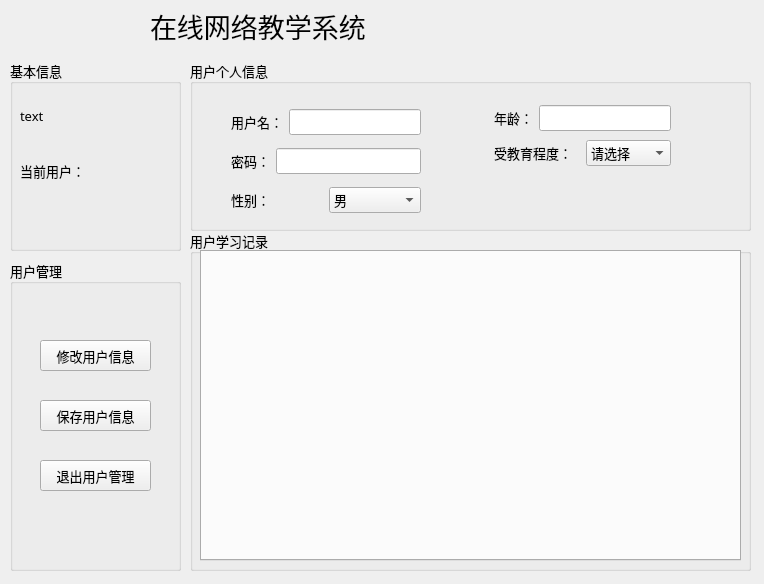
<?xml version="1.0" encoding="UTF-8"?>
<ui version="4.0">
 <class>administrate</class>
 <widget class="QWidget" name="administrate">
  <property name="geometry">
   <rect>
    <x>0</x>
    <y>0</y>
    <width>764</width>
    <height>584</height>
   </rect>
  </property>
  <property name="minimumSize">
   <size>
    <width>764</width>
    <height>584</height>
   </size>
  </property>
  <property name="maximumSize">
   <size>
    <width>764</width>
    <height>584</height>
   </size>
  </property>
  <property name="windowTitle">
   <string>administrate</string>
  </property>
  <widget class="QGroupBox" name="groupBox_4">
   <property name="geometry">
    <rect>
     <x>10</x>
     <y>60</y>
     <width>171</width>
     <height>191</height>
    </rect>
   </property>
   <property name="font">
    <font>
     <family>楷体</family>
     <pointsize>10</pointsize>
    </font>
   </property>
   <property name="title">
    <string>基本信息</string>
   </property>
   <widget class="QLabel" name="label_3">
    <property name="geometry">
     <rect>
      <x>10</x>
      <y>100</y>
      <width>111</width>
      <height>21</height>
     </rect>
    </property>
    <property name="font">
     <font>
      <family>宋体</family>
     </font>
    </property>
    <property name="text">
     <string>当前用户：</string>
    </property>
   </widget>
   <widget class="QLabel" name="usernameLabel">
    <property name="geometry">
     <rect>
      <x>20</x>
      <y>130</y>
      <width>71</width>
      <height>16</height>
     </rect>
    </property>
    <property name="font">
     <font>
      <family>宋体</family>
     </font>
    </property>
    <property name="text">
     <string/>
    </property>
   </widget>
   <widget class="QLabel" name="currentTimeLabel">
    <property name="geometry">
     <rect>
      <x>10</x>
      <y>30</y>
      <width>111</width>
      <height>51</height>
     </rect>
    </property>
    <property name="font">
     <font>
      <family>宋体</family>
     </font>
    </property>
    <property name="text">
     <string>text</string>
    </property>
   </widget>
  </widget>
  <widget class="QLabel" name="label_4">
   <property name="geometry">
    <rect>
     <x>150</x>
     <y>10</y>
     <width>231</width>
     <height>31</height>
    </rect>
   </property>
   <property name="font">
    <font>
     <family>楷体</family>
     <pointsize>20</pointsize>
    </font>
   </property>
   <property name="text">
    <string>在线网络教学系统</string>
   </property>
  </widget>
  <widget class="QGroupBox" name="groupBox">
   <property name="geometry">
    <rect>
     <x>190</x>
     <y>60</y>
     <width>561</width>
     <height>171</height>
    </rect>
   </property>
   <property name="font">
    <font>
     <family>楷体</family>
     <pointsize>10</pointsize>
    </font>
   </property>
   <property name="title">
    <string>用户个人信息</string>
   </property>
   <widget class="QWidget" name="layoutWidget">
    <property name="geometry">
     <rect>
      <x>30</x>
      <y>31</y>
      <width>212</width>
      <height>141</height>
     </rect>
    </property>
    <layout class="QVBoxLayout" name="verticalLayout">
     <item>
      <layout class="QHBoxLayout" name="horizontalLayout">
       <item>
        <widget class="QLabel" name="label">
         <property name="font">
          <font>
           <family>宋体</family>
          </font>
         </property>
         <property name="text">
          <string>用户名：</string>
         </property>
        </widget>
       </item>
       <item>
        <widget class="QLineEdit" name="usernameLineEdit"/>
       </item>
      </layout>
     </item>
     <item>
      <layout class="QHBoxLayout" name="horizontalLayout_2">
       <item>
        <widget class="QLabel" name="label_2">
         <property name="font">
          <font>
           <family>宋体</family>
          </font>
         </property>
         <property name="text">
          <string>密码：</string>
         </property>
        </widget>
       </item>
       <item>
        <widget class="QLineEdit" name="passwordLineEdit"/>
       </item>
      </layout>
     </item>
     <item>
      <layout class="QHBoxLayout" name="horizontalLayout_3">
       <item>
        <widget class="QLabel" name="label_5">
         <property name="font">
          <font>
           <family>宋体</family>
          </font>
         </property>
         <property name="text">
          <string>性别：</string>
         </property>
        </widget>
       </item>
       <item>
        <widget class="QComboBox" name="sexComboBox">
         <property name="font">
          <font>
           <family>宋体</family>
          </font>
         </property>
         <item>
          <property name="text">
           <string>男</string>
          </property>
         </item>
         <item>
          <property name="text">
           <string>女</string>
          </property>
         </item>
        </widget>
       </item>
      </layout>
     </item>
    </layout>
   </widget>
   <widget class="QWidget" name="layoutWidget">
    <property name="geometry">
     <rect>
      <x>293</x>
      <y>31</y>
      <width>199</width>
      <height>91</height>
     </rect>
    </property>
    <layout class="QVBoxLayout" name="verticalLayout_2">
     <item>
      <layout class="QHBoxLayout" name="horizontalLayout_4">
       <item>
        <widget class="QLabel" name="label_6">
         <property name="font">
          <font>
           <family>宋体</family>
          </font>
         </property>
         <property name="text">
          <string>年龄：</string>
         </property>
        </widget>
       </item>
       <item>
        <widget class="QLineEdit" name="ageLineEdit"/>
       </item>
      </layout>
     </item>
     <item>
      <layout class="QHBoxLayout" name="horizontalLayout_5">
       <item>
        <widget class="QLabel" name="label_7">
         <property name="font">
          <font>
           <family>宋体</family>
          </font>
         </property>
         <property name="text">
          <string>受教育程度：</string>
         </property>
        </widget>
       </item>
       <item>
        <widget class="QComboBox" name="educationComboBox">
         <property name="font">
          <font>
           <family>宋体</family>
          </font>
         </property>
         <item>
          <property name="text">
           <string>请选择</string>
          </property>
         </item>
         <item>
          <property name="text">
           <string>博士后</string>
          </property>
         </item>
         <item>
          <property name="text">
           <string>博士</string>
          </property>
         </item>
         <item>
          <property name="text">
           <string>硕士</string>
          </property>
         </item>
         <item>
          <property name="text">
           <string>本科</string>
          </property>
         </item>
         <item>
          <property name="text">
           <string>大专</string>
          </property>
         </item>
         <item>
          <property name="text">
           <string>高中</string>
          </property>
         </item>
         <item>
          <property name="text">
           <string>中专</string>
          </property>
         </item>
         <item>
          <property name="text">
           <string>初中</string>
          </property>
         </item>
         <item>
          <property name="text">
           <string>小学</string>
          </property>
         </item>
         <item>
          <property name="text">
           <string>小学以下</string>
          </property>
         </item>
        </widget>
       </item>
      </layout>
     </item>
    </layout>
   </widget>
  </widget>
  <widget class="QGroupBox" name="groupBox_2">
   <property name="geometry">
    <rect>
     <x>190</x>
     <y>230</y>
     <width>561</width>
     <height>341</height>
    </rect>
   </property>
   <property name="font">
    <font>
     <family>楷体</family>
     <pointsize>10</pointsize>
    </font>
   </property>
   <property name="title">
    <string>用户学习记录</string>
   </property>
   <widget class="QTabWidget" name="tabWidget">
    <property name="geometry">
     <rect>
      <x>10</x>
      <y>20</y>
      <width>541</width>
      <height>311</height>
     </rect>
    </property>
    <property name="currentIndex">
     <number>-1</number>
    </property>
   </widget>
  </widget>
  <widget class="QGroupBox" name="groupBox_3">
   <property name="geometry">
    <rect>
     <x>10</x>
     <y>260</y>
     <width>171</width>
     <height>311</height>
    </rect>
   </property>
   <property name="font">
    <font>
     <family>楷体</family>
     <pointsize>10</pointsize>
    </font>
   </property>
   <property name="title">
    <string>用户管理</string>
   </property>
   <widget class="QPushButton" name="modifyButton">
    <property name="geometry">
     <rect>
      <x>30</x>
      <y>80</y>
      <width>111</width>
      <height>31</height>
     </rect>
    </property>
    <property name="font">
     <font>
      <pointsize>10</pointsize>
     </font>
    </property>
    <property name="text">
     <string>修改用户信息</string>
    </property>
   </widget>
   <widget class="QPushButton" name="saveButton">
    <property name="geometry">
     <rect>
      <x>30</x>
      <y>140</y>
      <width>111</width>
      <height>31</height>
     </rect>
    </property>
    <property name="font">
     <font>
      <pointsize>10</pointsize>
     </font>
    </property>
    <property name="text">
     <string>保存用户信息</string>
    </property>
   </widget>
   <widget class="QPushButton" name="quitButton">
    <property name="geometry">
     <rect>
      <x>30</x>
      <y>200</y>
      <width>111</width>
      <height>31</height>
     </rect>
    </property>
    <property name="font">
     <font>
      <pointsize>10</pointsize>
     </font>
    </property>
    <property name="text">
     <string>退出用户管理</string>
    </property>
   </widget>
  </widget>
 </widget>
 <layoutdefault spacing="6" margin="11"/>
 <resources/>
 <connections/>
</ui>
